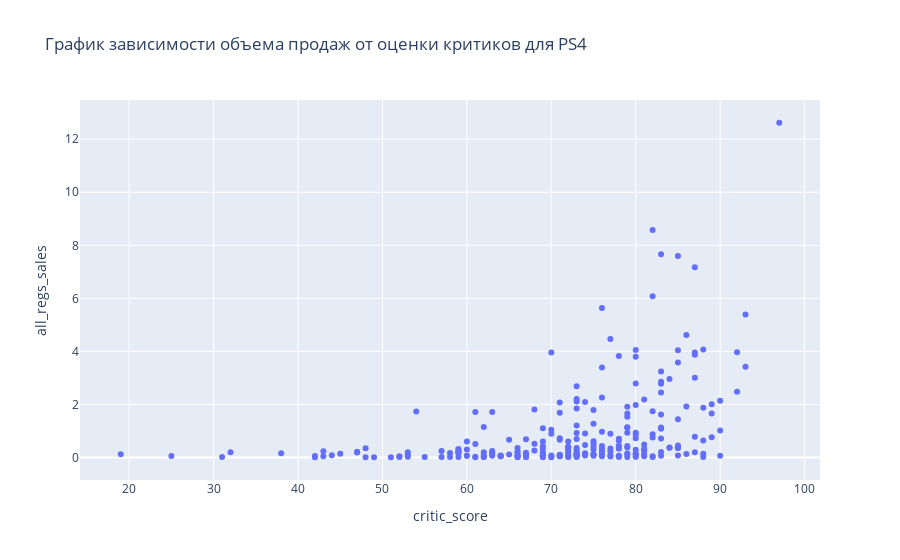

Notebook code for this chart:
### Code cell
scatter_plot('critic_score','all_regs_sales',ps4_critic_sales,'График зависимости объема продаж от оценки критиков для PS4')

### Figure 1 — Plotly figure (JSON) as saved in the notebook; plotly's stock layout.template omitted (floating-point values rounded to 4 significant figures; data arrays with more than 128 entries replaced by an {"elided": "..."} marker saying what was removed)
{"data": [{"hovertemplate": "critic_score=%{x}<br>all_regs_sales=%{y}<extra></extra>", "legendgroup": "", "marker": {"color": "#636efa", "symbol": "circle"}, "mode": "markers", "name": "", "orientation": "v", "showlegend": false, "type": "scatter", "x": {"elided": "252 int values"}, "xaxis": "x", "y": {"elided": "252 float values"}, "yaxis": "y"}], "layout": {"legend": {"tracegroupgap": 0}, "title": {"text": "График зависимости объема продаж от оценки критиков для PS4"}, "xaxis": {"anchor": "y", "domain": [0, 1], "title": {"text": "critic_score"}}, "yaxis": {"anchor": "x", "domain": [0, 1], "title": {"text": "all_regs_sales"}}}}
